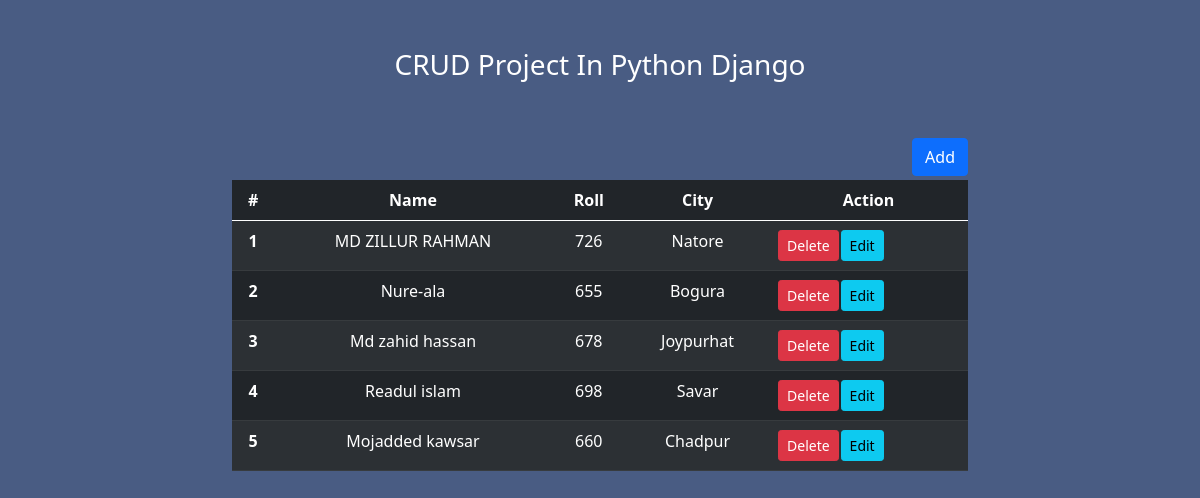
The page / on the database its author committed.
### core/models.py (models this page shows)
class Student(models.Model):
    name = models.CharField(max_length=60)
    roll = models.IntegerField()
    city = models.CharField(max_length=100)

### core/views.py (the view)
# urls.py: path('', Home.as_view(), name='home'),
class Home(View):
    def get(self,request):
        student_data = Student.objects.all()
        return render(request,'core/home.html',{'student_data':student_data})

### core/templates/core/home.html (shortened to what this page needs)
{% extends 'core/base.html' %}
{% block main_content %}
<section class="container">
    <div class="row justify-content-around text-center text-white mt-5">
        <div class="col-sm-8">
            <h3>CRUD Project In Python Django</h3>
        </div>
    </div>
    <div class="row justify-content-around mt-5">
        <div class="col-sm-8">
            <a href="{% url 'add_student' %}" class="btn btn-primary float-end">Add</a>
        </div>
    </div>
      <div class="row justify-content-around text-center text-white mt-1">
        <div class="col-sm-8">
            <table class="table table-dark table-striped">
                 <thead>
                    <tr>
                      <th scope="col">#</th>
                      <th scope="col">Name</th>
                      <th scope="col">Roll</th>
                      <th scope="col">City</th>
                      <th scope="col">Action</th>
                    </tr>
                  </thead>
                  <tbody>
                  {% for s in student_data %}
                    <tr>
                      <th scope="row">{{forloop.counter}}</th>
                      <td>{{s.name}}</td>
                      <td>{{s.roll}}</td>
                      <td>{{s.city}}</td>
                        <td >
                            <table>
                                <tr>
                                    <td>
                                        <form action="{% url 'delete_student' %}" method="POST">
                                            <input type="submit" value="Delete" class="btn btn-danger btn-sm">
                                        </form>
                                    </td>
                                    <td>
                                        <a href="{% url 'edit_student' s.id %}" class="btn btn-sm btn-info">Edit</a>
                                    </td>
                                </tr>
                            </table>
                        </td>
                    </tr>
                  {% endfor %}
                  </tbody>
            </table>
        </div>
    </div>
</section>
{% endblock main_content %}

### core/templates/core/base.html (shortened to what this page needs)
<!doctype html>
{% load static %}
<html lang="en">
  <head>
    <link href="https://cdn.jsdelivr.net/npm/bootstrap@5.0.2/dist/css/bootstrap.min.css" rel="stylesheet">
    <link href="{% static 'css/base.css' %}" rel="stylesheet">
  </head>
  <body>
    {% block main_content %} {% endblock main_content %}
  </body>
</html>

### core/static/css/base.css (style rules this page uses)
body { background-color: #495C83; }

### rows shown on the page
Student: name "MD ZILLUR RAHMAN", roll "726", city "Natore"
Student: name "Nure-ala", roll "655", city "Bogura"
Student: name "Md zahid hassan", roll "678", city "Joypurhat"
Student: name "Readul islam", roll "698", city "Savar"
Student: name "Mojadded kawsar", roll "660", city "Chadpur"
